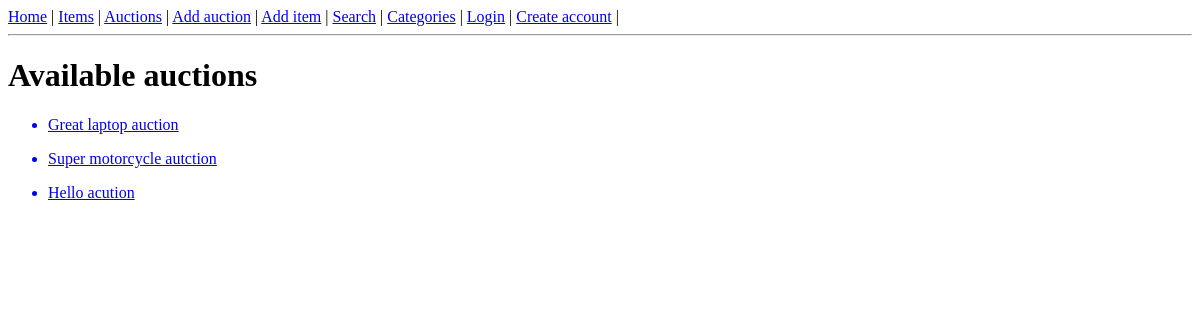
The app's page /auctions/, older data.
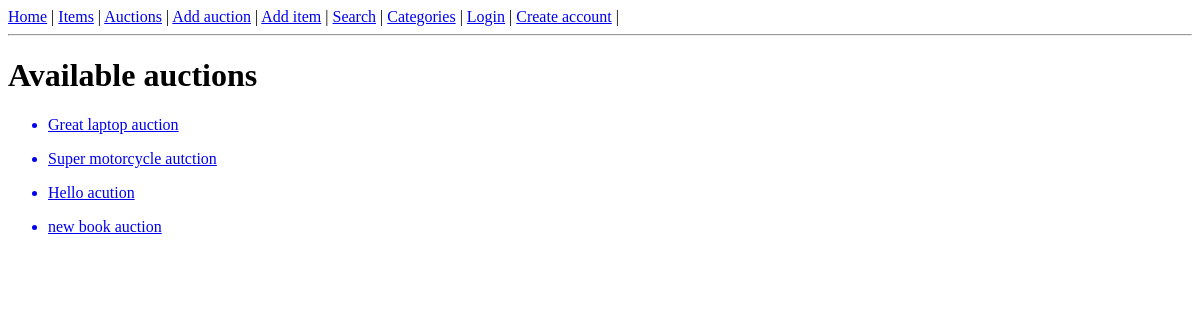
The same page, newer data.
### auctions/models.py (models this page shows, shortened)
class Auction(models.Model):
    name = models.CharField(max_length=255)
    item = models.ForeignKey(Item, on_delete=models.CASCADE)
    min_price = models.DecimalField(max_digits=10, decimal_places=2)
    buy_now_price = models.DecimalField(max_digits=10, decimal_places=2, null=True, blank=True)
    end_date = models.DateTimeField()
    seller = models.ForeignKey(User, on_delete=models.CASCADE, related_name='seller')
    buyer = models.ForeignKey(User, on_delete=models.CASCADE, blank=True, related_name='buyer', null=True)

### auctions/views.py (the view)
# urls.py: path('auctions/', auctions.AuctionsList.as_view()),
class AuctionsList(ListView):
    model = Auction

### auctions/templates/auctions/auction_list.html (shortened to what this page needs)
{% extends 'auctions/base_template.html' %}
{% block content %}
<h1>Available auctions</h1>
{% for auction in auction_list %}
<ul>
<a href="/auction/{{ auction.id }}"><li>{{ auction.name }}</li></a>
</ul>
{% endfor %}
{% endblock %}

### auctions/templates/auctions/base_template.html (shortened to what this page needs)
<!DOCTYPE html>
<html lang="en">
<head>
</head>
<body><a href="/home">Home</a> |
<a href="/items">Items</a> |
<a href="/auctions">Auctions</a> |
<a href="/add-auction">Add auction</a> |
<a href="/add-item">Add item</a> |
<a href="/search">Search</a> |
<a href="/categories">Categories</a> |
{% if user.is_authenticated %}
<a href="/logout">Logout</a> |
<a href="/user/{{ user.username }}">{{ user.username }}</a> |
{% else %}
<a href="/login">Login</a> |
<a href="/create-account">Create account</a> |
{% endif %}
<hr>
{% block content %}{% endblock %}
</body>
</html>

Row changes from the older to the newer data that the page shows:
added Auction: name "new book auction"
